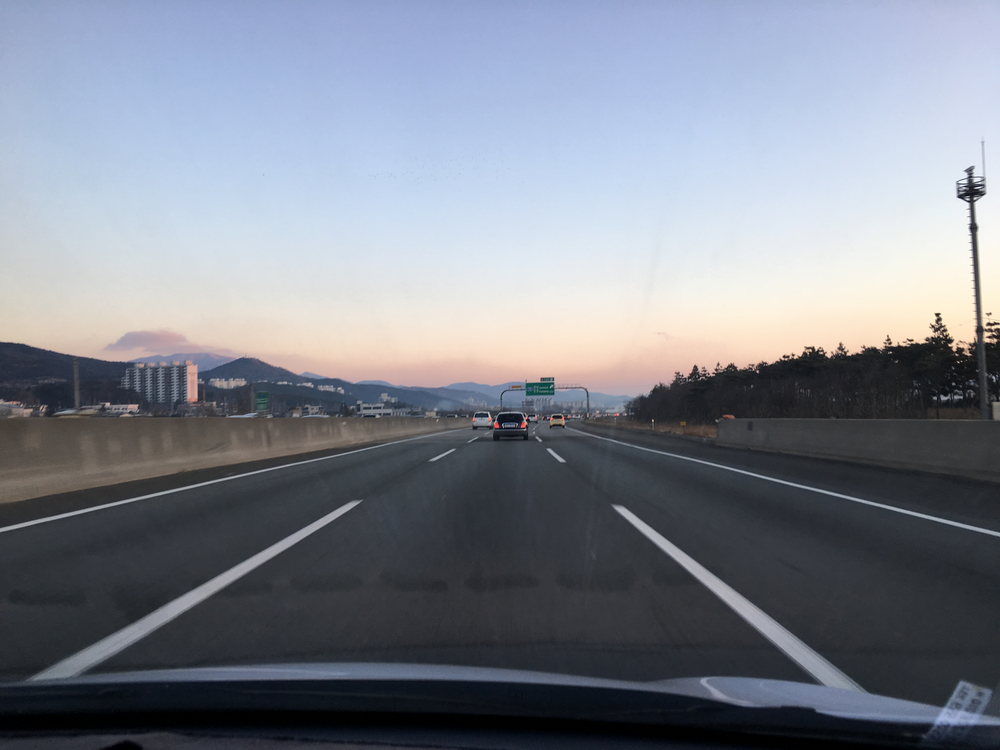
#> input picture code/IMAGE/expressway.jpg, 1000 x 750 px, given in place of the camera
$ python crop_line_view.py   (older library calls are emulated)
#> lines starting #> are read from the running program, lines starting #| are printed output that depends on the picture; after the words box and inside, x2 and y2 are one past the last pixel; in counts of white or black regions, pixels touching at a corner belong together
#!/usr/bin/env python
#-*- coding:utf-8 -*-
import numpy as np
import cv2
import os

# input video
input_name = ''

# color indexing
red_color = (0, 0, 255)
green_color = (0, 255, 0)
blue_color = (255, 0, 0)

# Region of Interest
RoI = np.float32([[163, 130], [407, 130], [30, 200], [550, 200]])

# window size
x_size = 680
y_size = 480

# searching point for sliding window
search_point = [0, 0] #left_x, right_x

# calculating lane score of each grid
def grid_score(frame, left_high, right_low):
    score = np.sum(frame[left_high[1]:right_low[1], left_high[0]:right_low[0]])
    return score

# sliding window
def sliding_window(frame, search_point):
    frame_color = cv2.cvtColor(frame, cv2.COLOR_GRAY2BGR)

    # grid number
    grid_x = 20
    grid_y = 10

    # grid number for searching
    left_grid = 3
    right_grid = 3

    # search starting point of next frame
    next_search = [0,0]

    # grid size
    margin_x = frame.shape[1] / grid_x   #34칸
    margin_y = frame.shape[0] / grid_y   #48칸

    # histogram of white pixel to get search starting point of left, right lane
    histogram = np.sum(frame[:,:], axis=0)

    # get midpoint of image and it become boundary of left and right lane
    midpoint = int(histogram.shape[0]/2)

    # search starting point from histogram
    leftx_base = np.argmax(histogram[:midpoint])
    rightx_base = np.argmax(histogram[midpoint:]) + midpoint

    # if there are search points from previous frame,
    # initialize starting point
    if search_point[0] != 0 and search_point[0] < midpoint:
        leftx_base = search_point[0]
    if search_point[1] != 0 and midpoint < search_point[1]:
        rightx_base = search_point[1]

    # from leftx_base and rightx_base, get index of searching window
    leftx_current = int(leftx_base/margin_x)
    rightx_current = int(rightx_base/margin_x)

    # list of lane point
    left_line = []
    right_line = []

    #list of lane point x
    left_dot = []
    right_dot = []

    # start searching lane from bottom of image to top
    for grid in range(grid_y):
        # white pixels of each window are calculated to score
        left_score = []
        right_score = []

        # first, assume that there are no lane point
        left_point_exist = False
        right_point_exist = False


        # search white pixel of left side of image
        for left in range(left_grid):
            left_p1 = (int(margin_x * (leftx_current + left - int(left_grid / 2))), int(margin_y * (grid_y - grid - 1)))
            left_p2 = (int(margin_x * (leftx_current + left - int(left_grid / 2) + 1)), int(margin_y * (grid_y - grid)))
            left_score.append(grid_score(frame, left_p1, left_p2))      # calculate white pixel score of each window and append it to list
            cv2.rectangle(frame_color, left_p1, left_p2, red_color, 2)  # draw window

        # if there are no white pixel in left side
        if np.max(left_score) == 0:
            left_grid = 5   # set number of searching window of next frame to 5
        # if there are white pixel in left side
        else:
            leftx_current = leftx_current - int(left_grid / 2) + np.argmax(left_score)  # set searching point of upper window
            left_grid = 3                                                               # set number of searching window of next frame to 3
            left_point_exist = True


        # search white pixel of right side of image
        for right in range(right_grid):
            right_p1 = (int(margin_x * (rightx_current + right - int(right_grid / 2))), int(margin_y * (grid_y - grid - 1)))
            right_p2 = (int(margin_x * (rightx_current + right - int(right_grid / 2) + 1)), int(margin_y * (grid_y - grid)))
            right_score.append(grid_score(frame, right_p1, right_p2))         # calculate white pixel score of each window and append it to list
            cv2.rectangle(frame_color, right_p1, right_p2, blue_color, 2)   # draw window

        # if there are no white pixel in right side
        if np.max(right_score) == 0:
            right_grid = 5  # set number of searching window of next frame to 5
        # if there are white pixel in right side
        else:
            rightx_current = rightx_current - int(right_grid / 2) + np.argmax(right_score)    # set searching point of upper window
            right_grid = 3                                                                  # set number of searching window of next frame to 3
            right_point_exist = True

        # set left and right lane points
        left_point = (int(margin_x * leftx_current + margin_x / 2), int(margin_y * (grid_y - grid - 1) + margin_y / 2))
        right_point = (int(margin_x * rightx_current + margin_x / 2), int(margin_y * (grid_y - grid - 1) + margin_y / 2))

        # if right_point and left point are close each other, choice one point that have more points before
        if (right_point[0] - left_point[0]) < 200:
            if len(left_line) < len(right_line):
                left_point_exist = False
            elif len(left_line) > len(right_line):
                right_point_exist = False

        if left_point_exist == True:
            # draw left point
            cv2.line(frame_color, left_point, left_point, red_color, 10)
            if right_point_exist == True:
                # left point O, right point O
                cv2.line(frame_color, right_point, right_point, blue_color, 10) # draw right point
                # if calculated left point is in range
                if right_point[0] < x_size:
                    right_line.append(right_point)  # append it to list
                    right_dot.append(right_point[0])
            else:
                # left point O, right point X
                # assume that left lane is curved lane, and reinforce searching of left lane
                left_grid = 5
            # if calculated left point is in range
            if left_point[0] > 0:
                left_line.append(left_point)    # append it to list
                left_dot.append(left_point[0])
        else:
            if right_point_exist == True:
                # left point X, right point O
                # assume that right lane is curved lane, and reinforce searching of right lane
                right_grid = 5
                cv2.line(frame_color, right_point, right_point, blue_color, 10) # draw right point
                # if calculated right point is in range
                if right_point[0] < x_size:
                    right_line.append(right_point)  # append it to list
                    right_dot.append(right_point[0])

        # lane points of second window from bottom of image are saved to help next frame to set searching point
        if grid == 1:
            if left_point_exist == True:
                next_search[0] = left_point[0]
            if right_point_exist == True:
                next_search[1] = right_point[0]
        #print(len(left_dot), len(right_dot))

    return frame_color, left_line, right_line, next_search, left_dot, right_dot

def scharr_filter(frame):
    img_gray = cv2.cvtColor(frame, cv2.COLOR_BGR2GRAY)

    # scharr x,y filtering for gradient detection
    img_scharr_x = cv2.Scharr(img_gray, cv2.CV_64F, 1, 0)
    img_scharr_x = cv2.convertScaleAbs(img_scharr_x)
    img_scharr_y = cv2.Scharr(img_gray, cv2.CV_64F, 0, 1)
    img_scharr_y = cv2.convertScaleAbs(img_scharr_y)

    # scharr x, y = scharr x + scharr y
    img_scharr = cv2.addWeighted(img_scharr_x, 1, img_scharr_y, 1, 0)

    _, white_line = cv2.threshold(img_scharr, 150, 255, cv2.THRESH_BINARY)
    return white_line

def top_view(frame):
    # set RoI
    pts = np.float32([[0, 0], [x_size, 0], [0, y_size], [x_size, y_size]])
    matrix = cv2.getPerspectiveTransform(RoI, pts)
    matrix_inv = cv2.getPerspectiveTransform(pts, RoI)
    frame = cv2.warpPerspective(frame, matrix_inv, (x_size, y_size))
    return frame

def bird_eye_view(frame):
    # set ROI
    pts = np.float32([[0, 0], [x_size, 0], [0, y_size], [x_size, y_size]])
    matrix = cv2.getPerspectiveTransform(RoI, pts)
    matrix_inv = cv2.getPerspectiveTransform(pts, RoI)
    frame = cv2.warpPerspective(frame, matrix, (x_size, y_size))
    return frame


def yellow_and_white_filter(image):
    """
    Filter the image to include only yellow and white pixels
    """
    # Filter white pixels
    white_threshold = 180 #130
    lower_white = np.array([white_threshold, white_threshold, white_threshold])
    upper_white = np.array([255, 255, 255])
    white_mask = cv2.inRange(image, lower_white, upper_white)
    white_image = cv2.bitwise_and(image, image, mask=white_mask)

    # Filter yellow pixels
    hsv = cv2.cvtColor(image, cv2.COLOR_BGR2HSV)
    lower_yellow = np.array([10, 40, 100])
    upper_yellow = np.array([23, 255, 255])
    yellow_mask = cv2.inRange(hsv, lower_yellow, upper_yellow)
    yellow_image = cv2.bitwise_and(image, image, mask=yellow_mask)

    # Combine the two above images
    out = cv2.addWeighted(white_image, 1., yellow_image, 1., 0.)

    return white_image, yellow_image, out


def roi(image):
    x = int(image.shape[1])
    y = int(image.shape[0])

    # 한 붓 그리기
    _shape = np.array(
        # [[int(0.1*x), int(y)], [int(0.1*x), int(0.1*y)], [int(0.4*x), int(0.1*y)], [int(0.4*x), int(y)], [int(0.7*x), int(y)], [int(0.7*x), int(0.1*y)],[int(0.9*x), int(0.1*y)], [int(0.9*x), int(y)], [int(0.2*x), int(y)]])
        [[120, 480], [120, 0], [220, 0], [220, 480], [460, 480], [460, 0], [560, 0], [560, 480], [120, 480]])
    mask = np.zeros_like(image)

    if len(image.shape) > 2:
        channel_count = image.shape[2]
        ignore_mask_color = (255,) * channel_count
    else:
        ignore_mask_color = 255

    cv2.fillPoly(mask, np.int32([_shape]), ignore_mask_color)
    masked_image = cv2.bitwise_and(image, mask)

    return masked_image

def cal_steering(left_dot, right_dot):
    left_state, right_state = False, False
    steering_conversion = 1
    mid_avg = 0
    steer = 0

    if len(left_dot) != 0:
        left_state = True

    if len(right_dot) != 0:
        right_state = True

    if left_state and right_state:
        cal_count = min(len(left_dot), len(right_dot))

        for i in range(cal_count):
            mid_avg += (left_dot[i] + right_dot[i])/2
        steer = ((mid_avg/cal_count) - 340) * steering_conversion


    return steer


if __name__=='__main__':
    cap = cv2.VideoCapture(1) # 웹캠 연결
    # cap = cv2.VideoCapture(input_name)

    while(cap.isOpened()):
        # step0. Read frame
        ret, frame = cap.read()
#> frame is the input picture: shape (750, 1000, 3); mean B, G, R 141.6, 130.9, 125.8

        # step1. Resize image (Calibration skip)
        frame = cv2.resize(frame, (x_size, y_size))
#> frame: shape (480, 680, 3)
        #cv2.imshow("1.resize image", frame)

        # step2. Bird-eye-view (Perspective transformation)
        transformed_img = bird_eye_view(frame)
#> in bird_eye_view, `frame = cv2.warpPerspective(frame, matrix, (x_size, y_size))`:
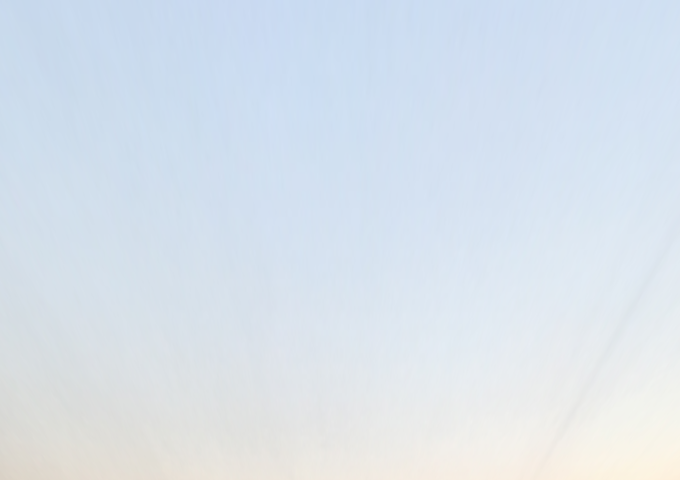
#> frame: shape (480, 680, 3); mean of channels 0, 1, 2 236.1, 226.3, 216.7; drawn as B, G, R
        #cv2.imshow('2. bird eye view image', transformed_img)

        w_f_r_img = roi(transformed_img)
#> in roi, `cv2.fillPoly(mask, np.int32([_shape]), ignore_mask_color)`:
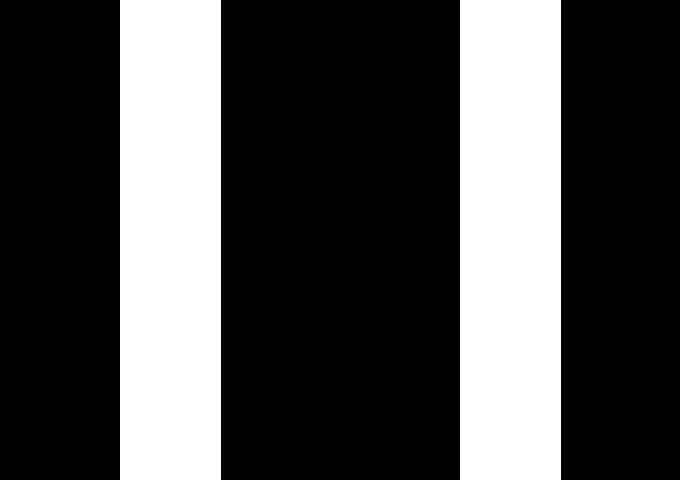
#> mask: shape (480, 680, 3); 29.7% white; 2 white regions, box (x1, y1, x2, y2) and area: (120, 0, 221, 480) 48480, (460, 0, 561, 480) 48480
        cv2.imshow("roi", w_f_r_img)

        # step3-1. Scharr filtering ====
        scharr_filtered_img = scharr_filter(w_f_r_img)
#> in scharr_filter, `img_gray = cv2.cvtColor(frame, cv2.COLOR_BGR2GRAY)`:
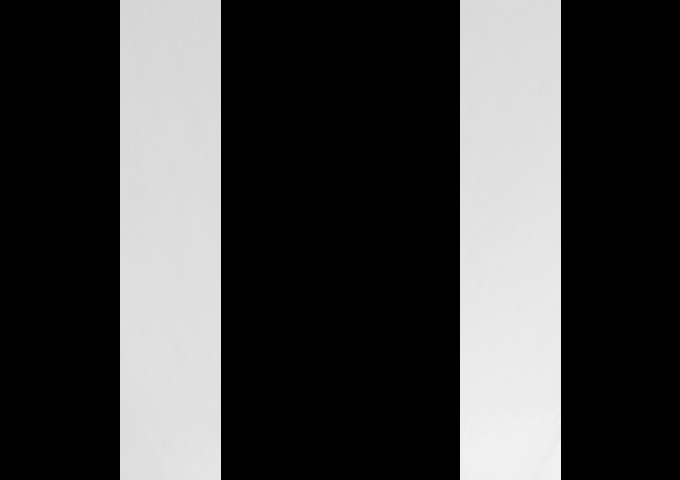
#> img_gray: shape (480, 680); min 0, max 242, mean 66.7
#> in scharr_filter, `img_scharr_y = cv2.Scharr(img_gray, cv2.CV_64F, 0, 1)`:
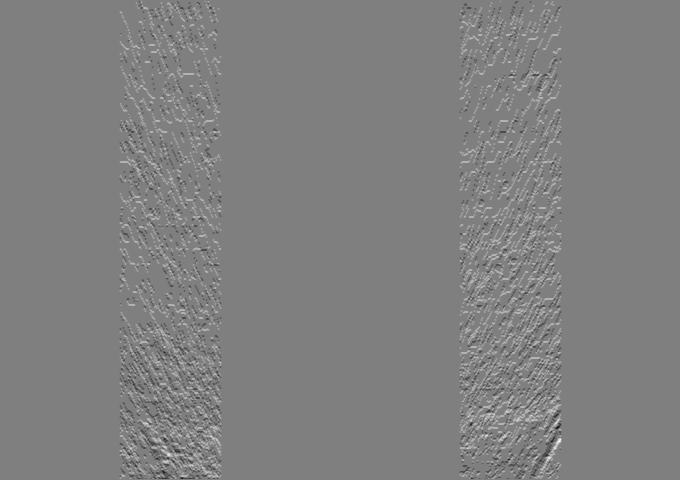
#> img_scharr_y: shape (480, 680) float64; min -39, max 39, mean 0.3; drawn with min black and max white
        cv2.imshow('3-1. Scharr filtered image', scharr_filtered_img)


        # step3-2. Yellow and White color filtering ====
        white_filtered, yellow_filtered, color_filtered_img = yellow_and_white_filter(w_f_r_img)
        color_filtered_img = cv2.cvtColor(color_filtered_img, cv2.COLOR_BGR2GRAY)
        _, color_filtered_img = cv2.threshold(color_filtered_img, 1, 255, cv2.THRESH_BINARY)
        # cv2.imshow('3-2. white_filtered image', white_filtered)
        # cv2.imshow('3-2. yellow_filtered image', yellow_filtered)
        # cv2.imshow('3-2. Yellow and White filtered image', color_filtered_img)

        # setp3-3. thickening detected lane
        kernel = cv2.getStructuringElement(cv2.MORPH_ELLIPSE, (5, 5))
        thickened_color_filtered_img = cv2.dilate(color_filtered_img, kernel)
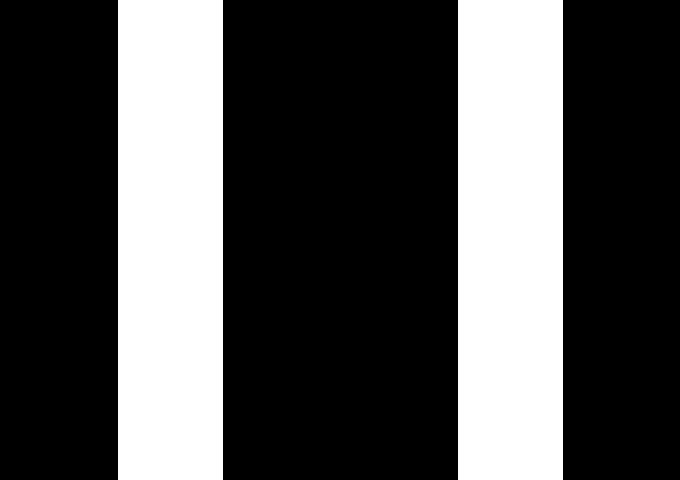
#> thickened_color_filtered_img: shape (480, 680); 30.9% white; 2 white regions, box (x1, y1, x2, y2) and area: (118, 0, 223, 480) 50400, (458, 0, 563, 480) 50400
        #cv2.imshow('3-3. thickened', thickened_color_filtered_img)

        # step3-4. Final Filtering
        filtered_img = cv2.bitwise_and(scharr_filtered_img, thickened_color_filtered_img)
        #cv2.imshow('3-4. Filtered image', filtered_img)

        # step3-5. Median blur
        median_img=cv2.medianBlur(filtered_img, 5)

        # step4. Sliding Window
        window_searched_img, left_ptr, right_ptr, search_point, left_dot, right_dot = sliding_window(median_img, search_point)
#> in sliding_window, `histogram = np.sum(frame[:,:], axis=0)`: histogram = 680 values from 0 to 0
#> in sliding_window, `leftx_base = np.argmax(histogram[:midpoint])`: leftx_base = 0
#> in sliding_window, `rightx_base = np.argmax(histogram[midpoint:]) + midpoint`: rightx_base = 340
#> in sliding_window, `leftx_current = int(leftx_base/margin_x)`: leftx_current = 0
#> in sliding_window, `rightx_current = int(rightx_base/margin_x)`: rightx_current = 10
#> the loop in sliding_window, `for grid in range(grid_y):` made 10 passes
#> (left_point, right_point) on passes 1 to 8: ((17, 456), (357, 456)), ((17, 408), (357, 408)), ((17, 360), (357, 360)), ((17, 312), (357, 312)), ((17, 264), (357, 264)), ((17, 216), (357, 216)), ((17, 168), (357, 168)), ((17, 120), (357, 120))
#> after the loop in sliding_window, `for grid in range(grid_y):`:
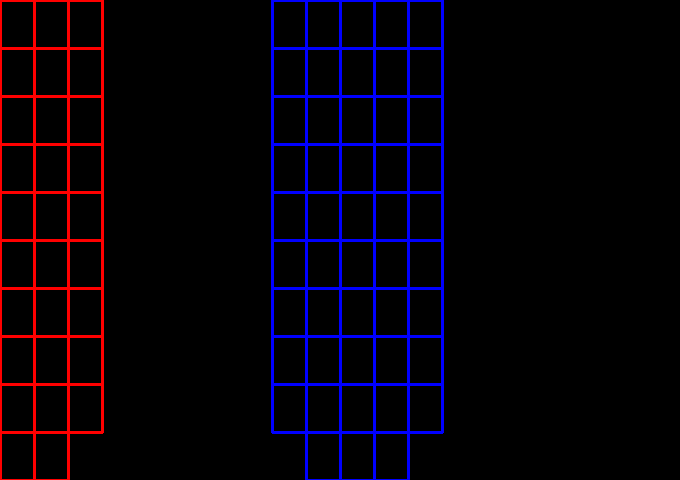
#> frame_color: shape (480, 680, 3); mean B, G, R 10.1, 0, 6.2
#> after the loop in sliding_window, `for grid in range(grid_y):`: left_dot = []; leftx_current = 0; next_search = [0, 0]; right_dot = []; rightx_current = 10
#> left_ptr = []; right_ptr = []; search_point = [0, 0]; left_dot = []; right_dot = []
        #cv2.imshow("sliding window", window_searched_img)
        steer_data = cal_steering(left_dot, right_dot)
#> steer_data = 0
        print(steer_data)
#| 0


        # step5. Reverse perspective transform
        original = top_view(window_searched_img)
#> in top_view, `matrix = cv2.getPerspectiveTransform(RoI, pts)`: matrix = [[-2.53, -4.81, 1038.1], [0, -13.28, 1726], [-1.34e-18, -0.0147, 1]]
#> in top_view, `matrix_inv = cv2.getPerspectiveTransform(pts, RoI)`: matrix_inv = [[0.359, -0.31, 163], [0, -0.0753, 130], [0, -0.00111, 1]]
#> in top_view, `frame = cv2.warpPerspective(frame, matrix_inv, (x_size, y_size))`:
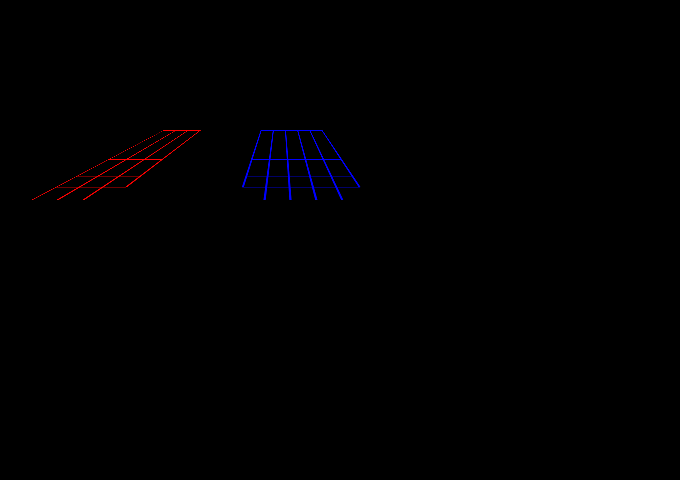
#> frame: shape (480, 680, 3); mean of channels 0, 1, 2 0.7, 0, 0.4; drawn as B, G, R
        #cv2.imshow('5. Reverse Perspective Transform', original)

        key = cv2.waitKey(30)
#> (key Esc is pressed here)
        if key == 27:
            break

    cap.release()
    cv2.destroyAllWindows()
